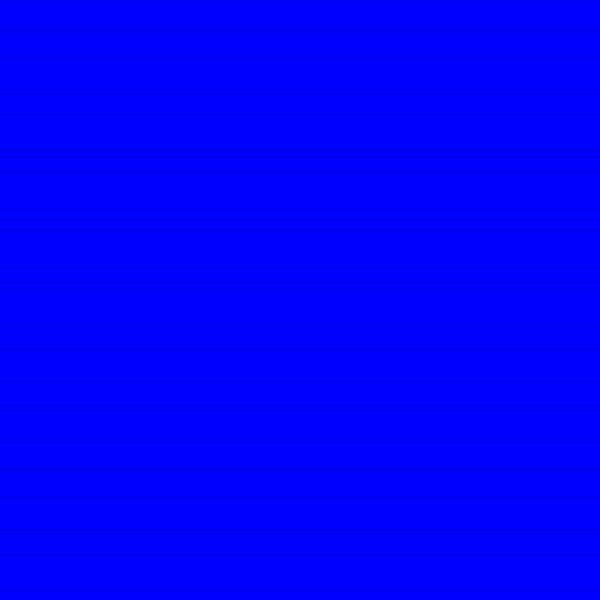
Frame 1 (no input)
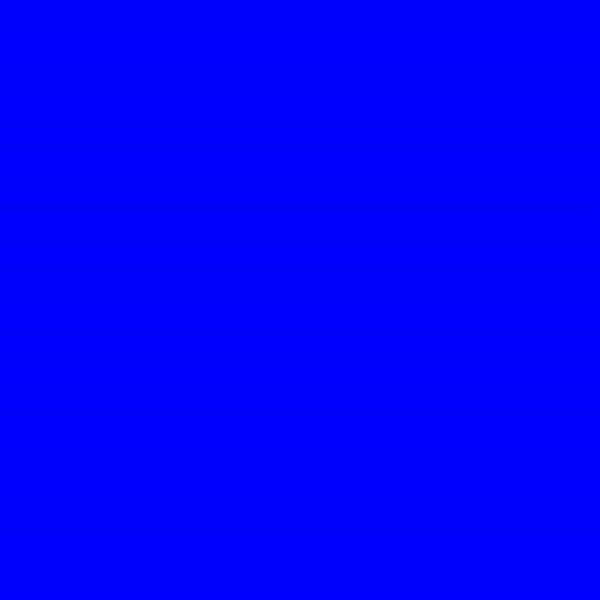
Frame 60 (no input)
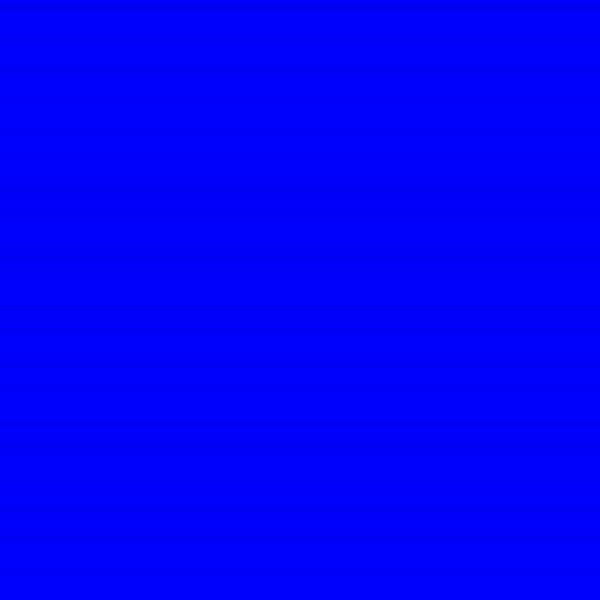
Frame 120 (the mouse pressed at the canvas centre since frame 60)

The p5.js sketch that drew these frames (run headless with seeded random() and noise() and a simulated clock; from frame 60 on, the mouse is pressed at the canvas centre):

// p5.js sketch
// ── sketch.js


function setup() {
    createCanvas(600, 600);
    

    
}

function draw() {
    background("blue");
    for (let y = 0; y < height; y += 20) {
        stroke(0, 0, 100, 30);
        strokeWeight(2);
        let wave = sin(frameCount * 0.02 + y * 0.1) * 10;
        line(0, y + wave, width, y + wave);
    }
    
}
// ── Tang.js
let TangArray = [];//Array for tangen

function setup() {
    createCanvas(600, 600);
    
    for (let i = 0; i < 35; i++) {//Laver random tang
        let pos = new Vector(random(width), height);
        TangArray.push(new Tang(pos));
    }
}

function draw() {
    background("blue");

    for (let y = 0; y < height; y += 20) {
        stroke(0, 0, 100, 30);
        strokeWeight(2);
        let wave = sin(frameCount * 0.02 + y * 0.1) * 10;
        line(0, y + wave, width, y + wave);
    }
    for (let i = 0; i < TangArray.length; i++) {
        TangArray[i].show();
        
  
    }
}

class Vector {
    constructor(x, y) {
        this.x = x;
        this.y = y;
    }

    show(col, x0 = 0, y0 = 0) {
        fill(col);
        stroke(col);
        line(x0, y0, x0 + this.x, y0 + this.y);
        circle(x0 + this.x, y0 + this.y, 10);
    }

    add(other) {
        return new Vector(this.x + other.x, this.y + other.y);
    }

    sub(other) {
        return new Vector(this.x - other.x, this.y - other.y);
    }

    mult(scalar) {
        return new Vector(this.x * scalar, this.y * scalar);
    }

    mag() {
        return sqrt(this.x * this.x + this.y * this.y);
    }

    normalize() {
        let m = this.mag();
        if (m > 0) {
            return new Vector(this.x / m, this.y / m);
        } else {
            return new Vector(0, 0);
        }
    }
}

class Tang {
    #pos;
    #vel;
    #sizeX;
    #sizeY;
    #col;

    constructor(pos) {
        this.#pos = pos;
        this.#sizeX = 60;
        this.#sizeY = random(8,15);//laver tilfældig højde
        this.#col = (random(20,40), random(150,200), random(30,60)); // tilfældig farve mellem mørkegrøn og lysegrøn
    }



    show() {
        noFill();
        stroke(this.#col)
        strokeWeight(4);
    
        beginShape();
        for (let i = 0; i < this.#sizeY; i++) {//laver bevægelserne og gør det baseret på højden
            let offsetX = sin(frameCount * 0.1 + i * 0.5 + this.#pos.x * 0.01) * 5;
            let x = this.#pos.x + offsetX;
            let y = this.#pos.y - i * 10;
            vertex(x, y);
        }

        endShape();
    }
   
}
